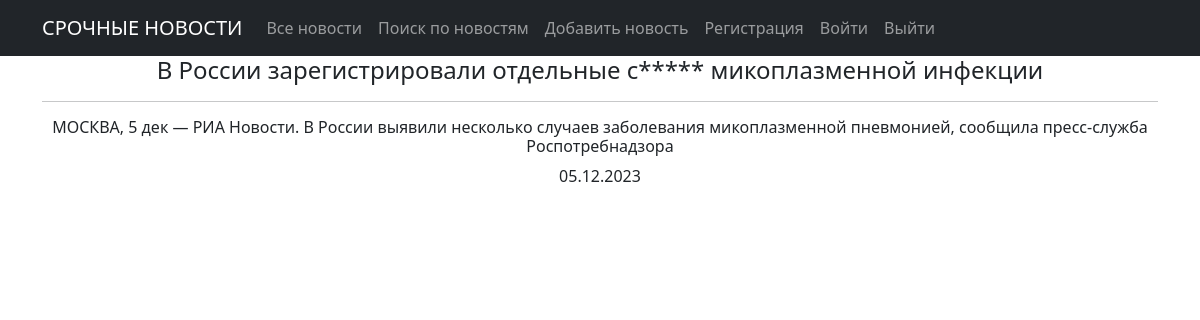
The app's page /1/, older data.
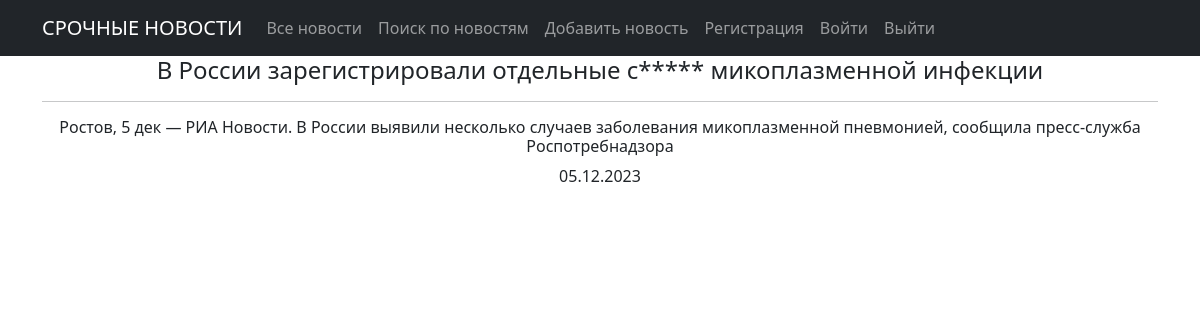
The same page, newer data.
### news/models.py (models this page shows, shortened)
class Post(models.Model):
    author = models.ForeignKey(Author, on_delete=models.CASCADE)
    NEWS = 'NW'
    ARTICLE = 'AR'
    CATEGORY_CHOICES = ((NEWS, 'Новость'), (ARTICLE, 'Статья'),)
    categoryType = models.CharField(max_length=2, choices=CATEGORY_CHOICES, default=ARTICLE)
    dateCreation = models.DateTimeField(auto_now_add=True)
    postCategory = models.ManyToManyField('Category', through='PostCategory')
    title = models.CharField(max_length=128)
    text = models.TextField()
    rating = models.SmallIntegerField(default=0)

### news/views.py (the view)
# urls.py: path('<int:pk>/', NewsDetail.as_view(), name='news_detail'),
class NewsDetail(DetailView):
    model = Post
    template_name = 'news_det.html'
    context_object_name = 'news_det'
    queryset = Post.objects.all()
    def get_object(self, *args, **kwargs):  # переопределяем метод получения объекта, как ни странно
        obj = cache.get(f'news-{self.kwargs["pk"]}',
                        None)  # кэш очень похож на словарь, и метод get действует так же. Он забирает значение по ключу, если его нет, то забирает None.
        if not obj:
            obj = super().get_object(queryset=self.queryset)
            cache.set(f'news-{self.kwargs["pk"]}', obj)
            return obj

### news/templatetags/custom_filters.py (called while the page is built)
@register.filter()
def censor(text):
    if type(text) == str:
        text = text.split()
        for i, word in enumerate(text):
            if word in words:
                text[i] = word[0] + '*' * len(word[1:])
        return ' '.join(text)
    else:
        return "Не текст!"

### templates/news_det.html (shortened to what this page needs)
{% extends 'flatpages/default.html' %}
{% load custom_filters %}!
{% load cache %}
{% cache 300 content %}
{% block content %}
    <h4>{{ news_det.title|censor }}</h4>
    <hr>
    <h6>{{ news_det.text|censor }}</h6>
    {{ news_det.dateCreation|date:'d.m.Y'}}
{% endblock content %}
{% endcache %}

Row changes from the older to the newer data that the page shows:
changed Post "В России зарегистрировали отдельные с***** микоплазменной инфекции": text|censor "МОСКВА, 5 дек — РИА Новости. В России выявили несколько случаев заболевания микоплазменной пневмонией, сообщила пресс-служба Роспотребнадзора" → "Ростов, 5 дек — РИА Новости. В России выявили несколько случаев заболевания микоплазменной пневмонией, сообщила пресс-служба Роспотребнадзора"
